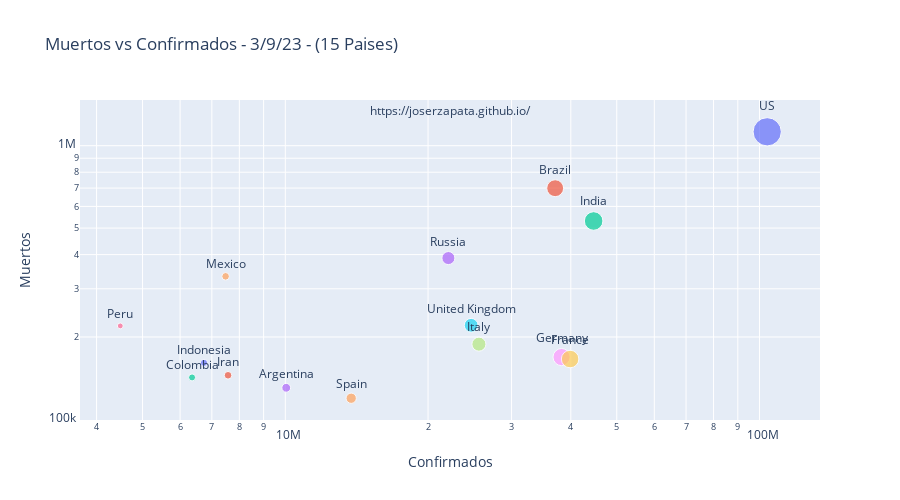

Notebook cell for this chart:
### Markdown cell above
# Confirmados vs Muertos por pais

### Code cell
max_fecha = "3/9/23"
death_max = death.iloc[:,-1].copy()
death_max = death_max.to_frame().reset_index()
death_max = death_max.rename(columns = {max_fecha:'Muertos'})

maxi_y = death_max["Muertos"].max()
maxi_x = conf_max["Confirmados"].max()

full_melt_max = pd.merge(conf_max[['Country/Region','Confirmados']],
                         death_max[['Country/Region','Muertos']],
                         on='Country/Region', how='left')

fig = px.scatter(full_melt_max.sort_values('Muertos', ascending=False).iloc[:15, :],
                 x='Confirmados', y='Muertos', color='Country/Region',
                 size='Confirmados', height=500,width=900,
                 text='Country/Region', log_x=True, log_y=True,
                 title= f'Muertos vs Confirmados - {max_fecha} - (15 Paises)')
fig.add_annotation(x=0.5, y=1, xref="paper",yref="paper",
                   text='https://joserzapata.github.io/', showarrow=False)
fig.update_traces(textposition='top center')
fig.layout.update(showlegend = False)

# grabar grafica en chart-studio si se proporciona el api-key
if api_key: py.plot(fig, filename = 'scatter_muertos_confirmados', auto_open=False)
fig.show()

### Figure 1 — Plotly figure (JSON) as saved in the notebook; plotly's stock layout.template omitted (floating-point values rounded to 4 significant figures)
{"data": [{"hovertemplate": "Country/Region=%{text}<br>Confirmados=%{marker.size}<br>Muertos=%{y}<extra></extra>", "legendgroup": "US", "marker": {"color": "#636efa", "size": [103802702], "sizemode": "area", "sizeref": 259500.0, "symbol": "circle"}, "mode": "markers+text", "name": "US", "orientation": "v", "showlegend": true, "text": ["US"], "textposition": "top center", "type": "scatter", "x": [103802702], "xaxis": "x", "y": [1123836], "yaxis": "y"}, {"hovertemplate": "Country/Region=%{text}<br>Confirmados=%{marker.size}<br>Muertos=%{y}<extra></extra>", "legendgroup": "Brazil", "marker": {"color": "#EF553B", "size": [37076053], "sizemode": "area", "sizeref": 259500.0, "symbol": "circle"}, "mode": "markers+text", "name": "Brazil", "orientation": "v", "showlegend": true, "text": ["Brazil"], "textposition": "top center", "type": "scatter", "x": [37076053], "xaxis": "x", "y": [699276], "yaxis": "y"}, {"hovertemplate": "Country/Region=%{text}<br>Confirmados=%{marker.size}<br>Muertos=%{y}<extra></extra>", "legendgroup": "India", "marker": {"color": "#00cc96", "size": [44690738], "sizemode": "area", "sizeref": 259500.0, "symbol": "circle"}, "mode": "markers+text", "name": "India", "orientation": "v", "showlegend": true, "text": ["India"], "textposition": "top center", "type": "scatter", "x": [44690738], "xaxis": "x", "y": [530779], "yaxis": "y"}, {"hovertemplate": "Country/Region=%{text}<br>Confirmados=%{marker.size}<br>Muertos=%{y}<extra></extra>", "legendgroup": "Russia", "marker": {"color": "#ab63fa", "size": [22075858], "sizemode": "area", "sizeref": 259500.0, "symbol": "circle"}, "mode": "markers+text", "name": "Russia", "orientation": "v", "showlegend": true, "text": ["Russia"], "textposition": "top center", "type": "scatter", "x": [22075858], "xaxis": "x", "y": [388478], "yaxis": "y"}, {"hovertemplate": "Country/Region=%{text}<br>Confirmados=%{marker.size}<br>Muertos=%{y}<extra></extra>", "legendgroup": "Mexico", "marker": {"color": "#FFA15A", "size": [7483444], "sizemode": "area", "sizeref": 259500.0, "symbol": "circle"}, "mode": "markers+text", "name": "Mexico", "orientation": "v", "showlegend": true, "text": ["Mexico"], "textposition": "top center", "type": "scatter", "x": [7483444], "xaxis": "x", "y": [333188], "yaxis": "y"}, {"hovertemplate": "Country/Region=%{text}<br>Confirmados=%{marker.size}<br>Muertos=%{y}<extra></extra>", "legendgroup": "United Kingdom", "marker": {"color": "#19d3f3", "size": [24658705], "sizemode": "area", "sizeref": 259500.0, "symbol": "circle"}, "mode": "markers+text", "name": "United Kingdom", "orientation": "v", "showlegend": true, "text": ["United Kingdom"], "textposition": "top center", "type": "scatter", "x": [24658705], "xaxis": "x", "y": [220721], "yaxis": "y"}, {"hovertemplate": "Country/Region=%{text}<br>Confirmados=%{marker.size}<br>Muertos=%{y}<extra></extra>", "legendgroup": "Peru", "marker": {"color": "#FF6692", "size": [4487553], "sizemode": "area", "sizeref": 259500.0, "symbol": "circle"}, "mode": "markers+text", "name": "Peru", "orientation": "v", "showlegend": true, "text": ["Peru"], "textposition": "top center", "type": "scatter", "x": [4487553], "xaxis": "x", "y": [219539], "yaxis": "y"}, {"hovertemplate": "Country/Region=%{text}<br>Confirmados=%{marker.size}<br>Muertos=%{y}<extra></extra>", "legendgroup": "Italy", "marker": {"color": "#B6E880", "size": [25603510], "sizemode": "area", "sizeref": 259500.0, "symbol": "circle"}, "mode": "markers+text", "name": "Italy", "orientation": "v", "showlegend": true, "text": ["Italy"], "textposition": "top center", "type": "scatter", "x": [25603510], "xaxis": "x", "y": [188322], "yaxis": "y"}, {"hovertemplate": "Country/Region=%{text}<br>Confirmados=%{marker.size}<br>Muertos=%{y}<extra></extra>", "legendgroup": "Germany", "marker": {"color": "#FF97FF", "size": [38249060], "sizemode": "area", "sizeref": 259500.0, "symbol": "circle"}, "mode": "markers+text", "name": "Germany", "orientation": "v", "showlegend": true, "text": ["Germany"], "textposition": "top center", "type": "scatter", "x": [38249060], "xaxis": "x", "y": [168935], "yaxis": "y"}, {"hovertemplate": "Country/Region=%{text}<br>Confirmados=%{marker.size}<br>Muertos=%{y}<extra></extra>", "legendgroup": "France", "marker": {"color": "#FECB52", "size": [39866718], "sizemode": "area", "sizeref": 259500.0, "symbol": "circle"}, "mode": "markers+text", "name": "France", "orientation": "v", "showlegend": true, "text": ["France"], "textposition": "top center", "type": "scatter", "x": [39866718], "xaxis": "x", "y": [166176], "yaxis": "y"}, {"hovertemplate": "Country/Region=%{text}<br>Confirmados=%{marker.size}<br>Muertos=%{y}<extra></extra>", "legendgroup": "Indonesia", "marker": {"color": "#636efa", "size": [6738225], "sizemode": "area", "sizeref": 259500.0, "symbol": "circle"}, "mode": "markers+text", "name": "Indonesia", "orientation": "v", "showlegend": true, "text": ["Indonesia"], "textposition": "top center", "type": "scatter", "x": [6738225], "xaxis": "x", "y": [160941], "yaxis": "y"}, {"hovertemplate": "Country/Region=%{text}<br>Confirmados=%{marker.size}<br>Muertos=%{y}<extra></extra>", "legendgroup": "Iran", "marker": {"color": "#EF553B", "size": [7572311], "sizemode": "area", "sizeref": 259500.0, "symbol": "circle"}, "mode": "markers+text", "name": "Iran", "orientation": "v", "showlegend": true, "text": ["Iran"], "textposition": "top center", "type": "scatter", "x": [7572311], "xaxis": "x", "y": [144933], "yaxis": "y"}, {"hovertemplate": "Country/Region=%{text}<br>Confirmados=%{marker.size}<br>Muertos=%{y}<extra></extra>", "legendgroup": "Colombia", "marker": {"color": "#00cc96", "size": [6359093], "sizemode": "area", "sizeref": 259500.0, "symbol": "circle"}, "mode": "markers+text", "name": "Colombia", "orientation": "v", "showlegend": true, "text": ["Colombia"], "textposition": "top center", "type": "scatter", "x": [6359093], "xaxis": "x", "y": [142339], "yaxis": "y"}, {"hovertemplate": "Country/Region=%{text}<br>Confirmados=%{marker.size}<br>Muertos=%{y}<extra></extra>", "legendgroup": "Argentina", "marker": {"color": "#ab63fa", "size": [10044957], "sizemode": "area", "sizeref": 259500.0, "symbol": "circle"}, "mode": "markers+text", "name": "Argentina", "orientation": "v", "showlegend": true, "text": ["Argentina"], "textposition": "top center", "type": "scatter", "x": [10044957], "xaxis": "x", "y": [130472], "yaxis": "y"}, {"hovertemplate": "Country/Region=%{text}<br>Confirmados=%{marker.size}<br>Muertos=%{y}<extra></extra>", "legendgroup": "Spain", "marker": {"color": "#FFA15A", "size": [13770429], "sizemode": "area", "sizeref": 259500.0, "symbol": "circle"}, "mode": "markers+text", "name": "Spain", "orientation": "v", "showlegend": true, "text": ["Spain"], "textposition": "top center", "type": "scatter", "x": [13770429], "xaxis": "x", "y": [119479], "yaxis": "y"}], "layout": {"annotations": [{"showarrow": false, "text": "https://joserzapata.github.io/", "x": 0.5, "xref": "paper", "y": 1, "yref": "paper"}], "height": 500, "legend": {"itemsizing": "constant", "title": {"text": "Country/Region"}, "tracegroupgap": 0}, "showlegend": false, "title": {"text": "Muertos vs Confirmados - 3/9/23 - (15 Paises)"}, "width": 900, "xaxis": {"anchor": "y", "domain": [0, 1], "title": {"text": "Confirmados"}, "type": "log"}, "yaxis": {"anchor": "x", "domain": [0, 1], "title": {"text": "Muertos"}, "type": "log"}}}
